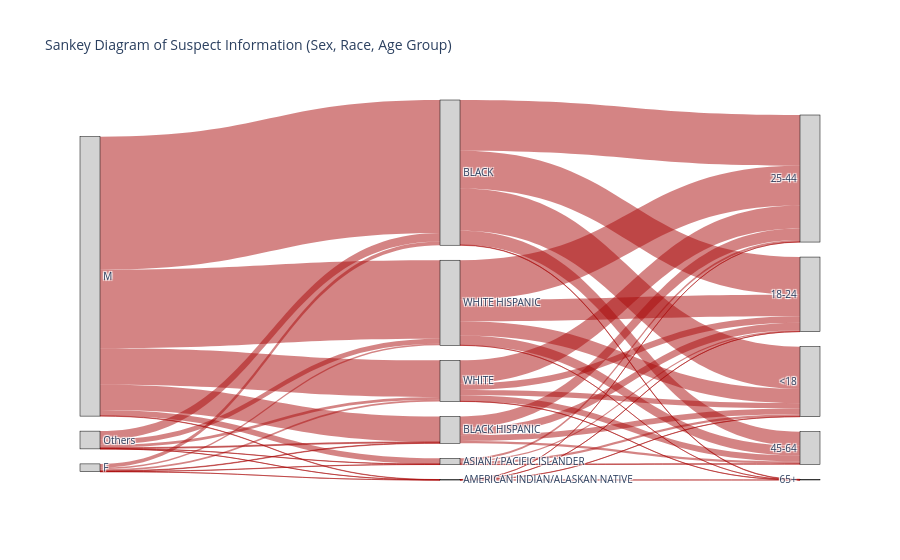

The cell this chart's notebook holds for it:
### Code cell
# Define the list of unwanted age groups
unwanted_age_groups2 = ['(null)', '2019','2013',2019,2013]

# Filter the dataframe
df2 = df2[~df2['suspect_age_group'].isin(unwanted_age_groups2)]
df2 = df2[df2['victim_race'] != '(null)']


import plotly.graph_objects as go

# Prepare the data for the Sankey diagram
suspect_labels = list(df2['suspect_sex'].unique()) + list(df2['suspect_race'].unique()) + list(df2['suspect_age_group'].unique())
suspect_label_to_index = {label: i for i, label in enumerate(suspect_labels)}

# Create source and target indices
suspect_link_counts = {'source': [], 'target': [], 'value': []}

# Add links between suspect_sex and suspect_race
for sex in df2['suspect_sex'].unique():
    for race in df2['suspect_race'].unique():
        count = len(df2[(df2['suspect_sex'] == sex) & (df2['suspect_race'] == race)])
        if count > 0:
            suspect_link_counts['source'].append(suspect_label_to_index[sex])
            suspect_link_counts['target'].append(suspect_label_to_index[race])
            suspect_link_counts['value'].append(count)

# Add links between suspect_race and suspect_age_group
for race in df2['suspect_race'].unique():
    for age_group in df2['suspect_age_group'].unique():
        count = len(df2[(df2['suspect_race'] == race) & (df2['suspect_age_group'] == age_group)])
        if count > 0:
            suspect_link_counts['source'].append(suspect_label_to_index[race])
            suspect_link_counts['target'].append(suspect_label_to_index[age_group])
            suspect_link_counts['value'].append(count)

# Define colors for links (optional, can use node colors or a gradient)
suspect_link_colors = ["rgba(170, 10, 10, 0.5)" for _ in range(len(suspect_link_counts['value']))]

# Create the Sankey diagram with colors
fig = go.Figure(data=[go.Sankey(
    node=dict(
        pad=15,
        thickness=20,
        line=dict(color="black", width=0.5),
        label=suspect_labels,
        color="lightgrey"
    ),
    link=dict(
        source=suspect_link_counts['source'],
        target=suspect_link_counts['target'],
        value=suspect_link_counts['value'],
        color=suspect_link_colors
    )
)])

# Add title and display the diagram
fig.update_layout(title_text="Sankey Diagram of Suspect Information (Sex, Race, Age Group)", font_size=10)
fig.show()

# Export the Sankey diagram as an HTML file
fig.write_html("sankey_diagram_suspect_information.html")

### Figure 1 — Plotly figure (JSON) as saved in the notebook; plotly's stock layout.template omitted (floating-point values rounded to 4 significant figures)
{"data": [{"link": {"color": ["rgba(170, 10, 10, 0.5)", "rgba(170, 10, 10, 0.5)", "rgba(170, 10, 10, 0.5)", "rgba(170, 10, 10, 0.5)", "rgba(170, 10, 10, 0.5)", "rgba(170, 10, 10, 0.5)", "rgba(170, 10, 10, 0.5)", "rgba(170, 10, 10, 0.5)", "rgba(170, 10, 10, 0.5)", "rgba(170, 10, 10, 0.5)", "rgba(170, 10, 10, 0.5)", "rgba(170, 10, 10, 0.5)", "rgba(170, 10, 10, 0.5)", "rgba(170, 10, 10, 0.5)", "rgba(170, 10, 10, 0.5)", "rgba(170, 10, 10, 0.5)", "rgba(170, 10, 10, 0.5)", "rgba(170, 10, 10, 0.5)", "rgba(170, 10, 10, 0.5)", "rgba(170, 10, 10, 0.5)", "rgba(170, 10, 10, 0.5)", "rgba(170, 10, 10, 0.5)", "rgba(170, 10, 10, 0.5)", "rgba(170, 10, 10, 0.5)", "rgba(170, 10, 10, 0.5)", "rgba(170, 10, 10, 0.5)", "rgba(170, 10, 10, 0.5)", "rgba(170, 10, 10, 0.5)", "rgba(170, 10, 10, 0.5)", "rgba(170, 10, 10, 0.5)", "rgba(170, 10, 10, 0.5)", "rgba(170, 10, 10, 0.5)", "rgba(170, 10, 10, 0.5)", "rgba(170, 10, 10, 0.5)", "rgba(170, 10, 10, 0.5)", "rgba(170, 10, 10, 0.5)", "rgba(170, 10, 10, 0.5)", "rgba(170, 10, 10, 0.5)", "rgba(170, 10, 10, 0.5)", "rgba(170, 10, 10, 0.5)", "rgba(170, 10, 10, 0.5)", "rgba(170, 10, 10, 0.5)", "rgba(170, 10, 10, 0.5)", "rgba(170, 10, 10, 0.5)", "rgba(170, 10, 10, 0.5)"], "source": [0, 0, 0, 0, 0, 0, 1, 1, 1, 1, 1, 1, 2, 2, 2, 2, 2, 2, 3, 3, 3, 3, 3, 4, 4, 4, 4, 5, 5, 5, 5, 5, 6, 6, 6, 6, 6, 7, 7, 7, 7, 8, 8, 8, 8], "target": [3, 4, 5, 6, 7, 8, 3, 4, 5, 6, 7, 8, 3, 4, 5, 6, 7, 8, 9, 10, 11, 12, 13, 9, 10, 11, 12, 9, 10, 11, 12, 13, 9, 10, 11, 12, 13, 9, 10, 11, 12, 9, 10, 12, 13], "value": [2401, 458, 660, 1418, 104, 6, 67, 9, 31, 28, 5, 1, 155, 18, 51, 92, 4, 1, 918, 681, 254, 763, 7, 205, 133, 41, 106, 418, 118, 107, 96, 3, 715, 388, 175, 258, 2, 37, 25, 11, 40, 2, 2, 3, 1]}, "node": {"color": "lightgrey", "label": ["M", "F", "Others", "BLACK", "BLACK HISPANIC", "WHITE", "WHITE HISPANIC", "ASIAN / PACIFIC ISLANDER", "AMERICAN INDIAN/ALASKAN NATIVE", "25-44", "18-24", "45-64", "<18", "65+"], "line": {"color": "black", "width": 0.5}, "pad": 15, "thickness": 20}, "type": "sankey"}], "layout": {"font": {"size": 10}, "title": {"text": "Sankey Diagram of Suspect Information (Sex, Race, Age Group)"}}}
